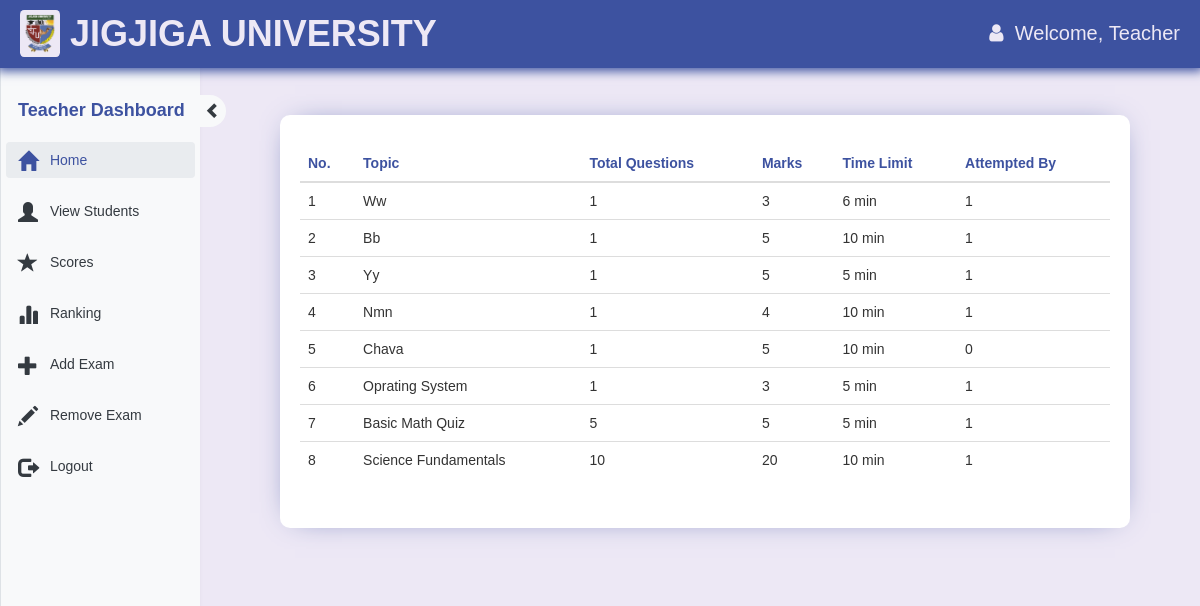
The app's page /teacher.php (signed in) with its own data.
### tables this page shows
CREATE TABLE `exam` (
  `eid` text NOT NULL,
  `title` varchar(100) NOT NULL,
  `mark` int(11) NOT NULL,
  `total` int(11) NOT NULL,
  `time` bigint(20) NOT NULL,
  `intro` text NOT NULL,
  `date` timestamp NOT NULL DEFAULT current_timestamp() ON UPDATE current_timestamp(),
  `email` varchar(50) DEFAULT NULL,
  `department` varchar(100) NOT NULL
);

### teacher.php (the view, shortened to what this page needs)
<!DOCTYPE html>
<html lang="en">
<head>
    <link
      rel="stylesheet"
      href="https://cdnjs.cloudflare.com/ajax/libs/font-awesome/4.7.0/css/font-awesome.min.css"
    />
    <link rel="stylesheet" href="css/bootstrap.min.css?v=<?php echo time(); ?>">
    <link rel="stylesheet" href="css/bootstrap-theme.min.css?v=<?php echo time(); ?>">
    <link rel="stylesheet" href="css/style.css?php echo time(); ?>">
</head>
<body>
<?php
    include_once 'dbConnection.php';
    $name  = $_SESSION['name'];
    $email = $_SESSION['email'];
    ?>
    <nav class="navbar navbar-fixed-top">
        <div class="main-header">
            <img src="img/Jijiga_University.png" alt="Jijiga University logo" />
            <h1>JIGJIGA UNIVERSITY</h1>
        </div>
        <div class="flex-row welcome-text">
            <span class="fa fa-user" aria-hidden="true"></span>&nbsp;&nbsp;Welcome,&nbsp;
            <span class="log log1"><?php echo htmlspecialchars($name) ?></span>
        </div>
    </nav>
        <div id="sidenav" class="right-sidebar side-nav-small" style="overflow: visible;">
            <div class="title1">
                <div class="">
                    <div class="side-nav-header">
                        <b class="sidenav-txt side-nav-text">Teacher Dashboard</b>
                        <span id="sidenav-btn" class="glyphicon glyphicon-chevron-right side-nav-button"
                            style="font-size: 16px;" aria-hidden="true"></span>
                    </div>
                    <div class="" style="padding: 0;" id="">
                        <ul class="side-nav-links">
                            <li <?php if(@$_GET['q']==0) echo'class="active"'; ?>>
                                <a href="teacher.php?q=0">
                                    <span class="glyphicon glyphicon-home bigger-icons" aria-hidden="true"></span>
                                    <div class="sidenav-txt side-nav-text">&nbsp;Home</div>
                                </a>
                            </li>
                            <li <?php if(@$_GET['q']==6) echo'class="active"'; ?>>
                                <a href="teacher.php?q=6">
                                    <span class="glyphicon glyphicon-user bigger-icons" aria-hidden="true"></span>
                                    <div class="sidenav-txt side-nav-text">&nbsp;View Students</div>
                                </a>
                            </li>
                        <li <?php if(@$_GET['q']==1) echo'class="active"'; ?>>
                            <a href="teacher.php?q=1">
                                <span class="glyphicon glyphicon-star bigger-icons" aria-hidden="true"></span>
                                <div class="sidenav-txt side-nav-text">&nbsp;Scores</div>
                            </a>
                        </li>
                        <li <?php if(@$_GET['q']==2) echo'class="active"'; ?>>
                            <a href="teacher.php?q=2">
                                <span class="glyphicon glyphicon-stats bigger-icons" aria-hidden="true"></span>
                                <div class="sidenav-txt side-nav-text">&nbsp;Ranking</div>
                            </a>
                        </li>
                        <li <?php if(@$_GET['q']==4) echo'class="active"'; ?>>
                            <a href="teacher.php?q=4">
                                <span class="glyphicon glyphicon-plus bigger-icons" aria-hidden="true"></span>
                                <div class="sidenav-txt side-nav-text">&nbsp;Add Exam</div>
                            </a>
                        </li>
                        <li <?php if(@$_GET['q']==5) echo'class="active"'; ?>>
                            <a href="teacher.php?q=5">
                                <span class="glyphicon glyphicon-pencil bigger-icons" aria-hidden="true"></span>
                                <div class="sidenav-txt side-nav-text">&nbsp;Remove Exam</div>
                            </a>
                        </li>
                        <li>
                            <a href="logout.php?q=teacher.php">
                                <span class="glyphicon glyphicon-log-out bigger-icons" aria-hidden="true"></span>
                                <div class="sidenav-txt side-nav-text">&nbsp;Logout</div>
                            </a>
                        </li>
                        </ul>
                    </div>
                </div>
            </div>
        </div>
<div id="main" class="main-container">
    <div class="row">
        <div class="col-md-12">
<?php
if (@$_GET['q'] == 0) {
    $result = mysqli_query($con, "SELECT * FROM exam WHERE email='$email' ORDER BY date DESC") or die('Error');
?>
    <div class="section-panel">
        <table class="t-exam-table table title1" style="border:none">
            <thead>
                <tr style="color:#3d52a0;">
                    <th>No.</th>
                    <th>Topic</th>
                    <th>Total Questions</th>
                    <th>Marks</th>
                    <th>Time Limit</th>
                    <th>Attempted By</th>
                </tr>
            </thead>
            <tbody>
                <?php
                $c = 1;
                while ($row = mysqli_fetch_array($result)) {
                    $title = $row['title'];
                    $total = $row['total'];
                    $mark = $row['mark'];
                    $time = $row['time'];
                    $eid = $row['eid'];
                    $q12 = mysqli_query($con, "SELECT score FROM history WHERE eid='$eid' AND email='$email'") or die('Error98');
                    $rowcount = mysqli_num_rows($q12);
                    $student_query = mysqli_query($con, "SELECT COUNT(DISTINCT email) AS student_count FROM history WHERE eid='$eid'") or die('Error99');
                    $student_data = mysqli_fetch_array($student_query);
                    $student_count = $student_data['student_count'];
                ?>
                    <tr <?php if ($rowcount != 0) echo 'style="color:#99cc32"'; ?>>
                        <td><?php echo $c++; ?></td>
                        <td>
                            <?php echo $title; ?>
                        </td>
                        <td><?php echo $total; ?></td>
                        <td><?php echo ($mark * $total); ?></td>
                        <td><?php echo $time; ?> min</td>
                        <td><?php echo $student_count; ?></td>
                    </tr>
                <?php
                }
                ?>
            </tbody>
        </table>
    </div>
<?php
}
?>
        </div>
    </div>
</div>
</body>
</html>

### css/style.css (style rules this page uses)
* { margin: 0; padding: 0; box-sizing: border-box; }
a { text-decoration: none; }
body { background: #ede8f5 !important; font-family: 'Trebuchet MS', 'Lucida Sans Unicode', 'Lucida Grande', 'Lucida Sans', Arial, sans-serif !important; }
.navbar { display: flex; justify-content: space-between; align-items: center; width: 100%; padding: 10px 20px; background-color: #3d52a0 !important; color: #ede8f5; font-size: 20px; box-shadow: 0 0 10px 3px #3d52a0; }
.flex-row { display: flex; align-items: center; }
.main-header { display: flex; align-items: center; gap: 1rem; width: 100%; }
.main-header img { width: 40px; padding: 4px; border-radius: 10%; background-color: #ede8f5; }
.main-header h1 { font-weight: bolder; margin: 0; white-space: nowrap; }
.main-container { margin-top: 70px; margin-left: 70px; padding: 20px; }
.move-right { margin-left: 210px; }
.side-nav-header { position: relative; font-size: 18px; margin-bottom: 1rem; white-space: nowrap; color: #3d52a0; padding: 8px 12px; }
.side-nav-button { position: absolute; top: 50%; right: -31px; transform: translateY(-50%); padding: 8px 5px; background-color: #f8f9fa; color: #343a40; cursor: pointer; border-top-right-radius: 20px; border-bottom-right-radius: 20px; }
.bigger-icons { font-size: 20px; }
.right-sidebar { position: fixed; top: 0; left: 0; width: 200px; height: 100vh; background-color: #f8f9fa; border-left: 1px solid #dee2e6; padding: 90px 5px 0 5px; box-shadow: -2px 0 5px rgba(0, 0, 0, 0.1); z-index: 10; overflow-y: auto; }
.side-nav-big { width: 200px; }
.side-nav-links { list-style: none; padding: 0; margin: 0; }
.side-nav-links li { margin-bottom: 15px; }
.side-nav-links li a { display: flex; align-items: center; color: #343a40; text-decoration: none; font-weight: 500; padding: 8px 12px; border-radius: 4px; transition: background-color 0.3s ease; }
.side-nav-links li a:hover, .side-nav-links li.active a { background-color: #e9ecef; color: #3d52a0; }
.side-nav-links li a .glyphicon { margin-right: 8px; }
.section-panel { margin: 50px; margin-top: 25px; padding: 30px 20px; background-color: white; border-radius: 1rem; box-shadow: 0 0 30px -15px #3d52a0; min-width: 200px; }

### records on screen
exam: title "Ww", total "1", $mark*$total "3", time "6", student_count "1"
exam: title "Bb", total "1", $mark*$total "5", time "10", student_count "1"
exam: title "Yy", total "1", $mark*$total "5", time "5", student_count "1"
exam: title "Nmn", total "1", $mark*$total "4", time "10", student_count "1"
exam: title "Chava", total "1", $mark*$total "5", time "10", student_count "0"
exam: title "Oprating System", total "1", $mark*$total "3", time "5", student_count "1"
exam: title "Basic Math Quiz", total "5", $mark*$total "5", time "5", student_count "1"
exam: title "Science Fundamentals", total "10", $mark * $total "20", time "10", student_count "1"

### other values on screen
$name "Teacher"
